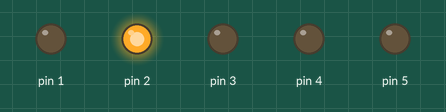
A sketch run on a simulated Arduino Uno, built with avr-gcc and run on an emulated ATmega328P. Parts: output pins drawn as LEDs (lit = HIGH).

Above: at 0.05 s.
At 0.65 s:
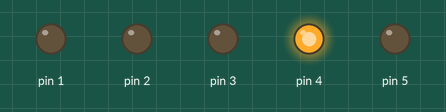
At 1.35 s:
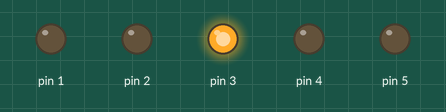
At 2.75 s:
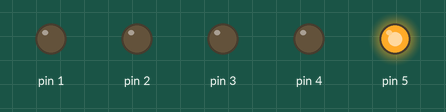
Timing chart, 0 to 3.0 s (numbered marks = the images above):
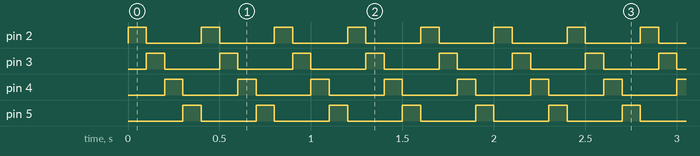

The sketch:

led_sequence_test.ino
```cpp
void setup() {
  pinMode(0, INPUT);
  pinMode(1, OUTPUT);
  pinMode(2, OUTPUT);
  pinMode(3, OUTPUT);
  pinMode(4, OUTPUT);
  pinMode(5, OUTPUT);

}

void loop() {
  digitalWrite(2, HIGH);
  delay(100);
  digitalWrite(2, LOW);
  digitalWrite(3, HIGH);
  delay(100);
  digitalWrite(3, LOW);
  digitalWrite(4, HIGH);
  delay(100);
  digitalWrite(4, LOW);
  digitalWrite(5, HIGH);
  delay(100);
  digitalWrite(5, LOW);
}
```

Measured:
- by itself, pin 2–5: alternates HIGH for 0.10 s and LOW for 0.30 s
